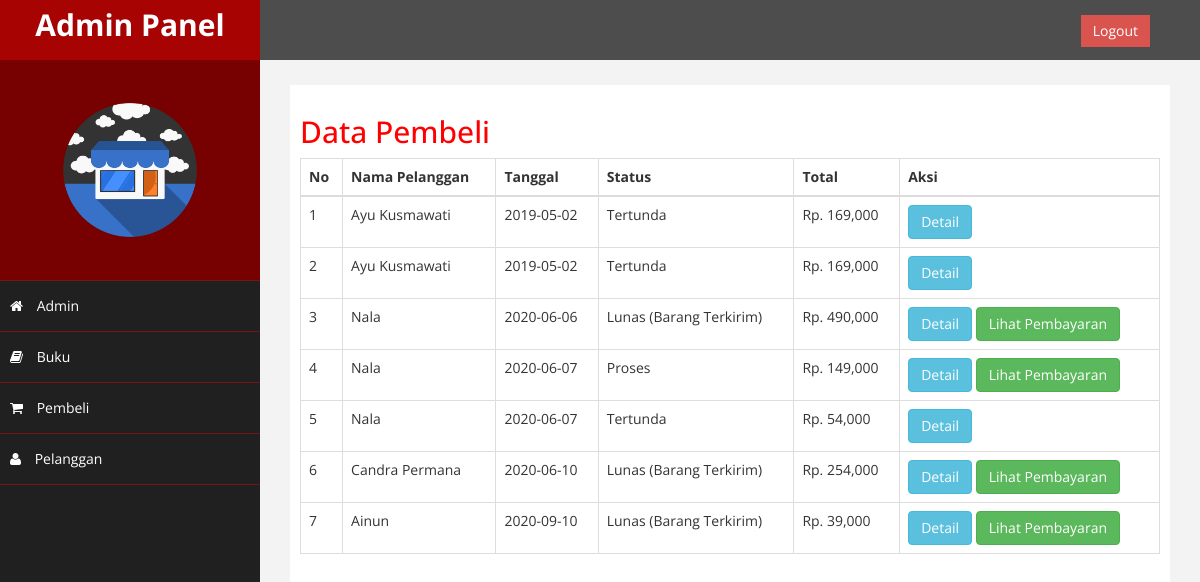
The page /admin/index.php?hal=pembeli (signed in) on the database its author committed.
### tables this page shows
CREATE TABLE `pembelian` (
  `id_pembelian` int(11) NOT NULL,
  `id_pelanggan` int(11) NOT NULL,
  `id_kurir` int(11) NOT NULL,
  `tanggal_pembelian` date NOT NULL,
  `total_pembelian` int(11) NOT NULL,
  `nama_kurir` varchar(100) NOT NULL,
  `tarif` int(11) NOT NULL,
  `alamat_pengiriman` text NOT NULL,
  `status_pembelian` varchar(100) NOT NULL DEFAULT 'Tertunda',
  `resi_pengiriman` varchar(50) NOT NULL
);

CREATE TABLE `pelanggan` (
  `id_pelanggan` int(11) NOT NULL,
  `gmail_pelanggan` varchar(100) NOT NULL,
  `password_pelanggan` varchar(50) NOT NULL,
  `nama_pelanggan` varchar(100) NOT NULL,
  `telepon_pelanggan` varchar(25) NOT NULL
);

### admin/pembeli.php (the view)
<h2>Data Pembeli</h2>
<table class="table table-bordered">
	<thead>
		<tr>
			<th>No</th>
			<th>Nama Pelanggan</th>
			<th>Tanggal</th>
			<th>Status</th>
			<th>Total</th>
			<th>Aksi</th>
		</tr>
	</thead>
	<tbody>
		<?php $nomor=1; ?>
		<?php $ambil = $koneksi->query("SELECT * FROM pembelian JOIN pelanggan ON pembelian.id_pelanggan=pelanggan.id_pelanggan");?>
		<?php while($pecah=$ambil->fetch_assoc()) { ?>
		<tr>
			<td> <?php echo $nomor; ?> </td>
			<td> <?php echo $pecah["nama_pelanggan"]; ?> </td>
			<td> <?php echo $pecah["tanggal_pembelian"]; ?></td>
			<td> <?php echo $pecah["status_pembelian"]; ?></td>
			<td> Rp. <?php echo number_format($pecah["total_pembelian"]); ?></td>
			<td> <a href="index.php?hal=detail&id=<?php echo $pecah['id_pembelian'] ?>" class="btn btn-info">Detail</a>
				<?php if ($pecah['status_pembelian']!=="Tertunda"): ?>
					<a href="index.php?hal=pembayaran&id=<?php echo $pecah['id_pembelian']; ?>" class="btn btn-success">Lihat Pembayaran</a>
				<?php endif ?>
			</td>
		</tr>
		<?php $nomor++ ?>
		<?php } ?>
	</tbody>
</table>

### admin/assets/css/custom.css (style rules this page uses)
body { font-family: 'Open Sans', sans-serif; }
h2 { color: #f00; }

### rows shown on the page
pembelian: id_pelanggan.nama_pelanggan "Ayu Kusmawati", tanggal_pembelian "2019-05-02", status_pembelian "Tertunda", total_pembelian "169,000"
pembelian: id_pelanggan.nama_pelanggan "Ayu Kusmawati", tanggal_pembelian "2019-05-02", status_pembelian "Tertunda", total_pembelian "169,000"
pembelian: id_pelanggan.nama_pelanggan "Nala", tanggal_pembelian "2020-06-06", status_pembelian "Lunas (Barang Terkirim)", total_pembelian "490,000"
pembelian: id_pelanggan.nama_pelanggan "Nala", tanggal_pembelian "2020-06-07", status_pembelian "Proses", total_pembelian "149,000"
pembelian: id_pelanggan.nama_pelanggan "Nala", tanggal_pembelian "2020-06-07", status_pembelian "Tertunda", total_pembelian "54,000"
pembelian: id_pelanggan.nama_pelanggan "Candra Permana", tanggal_pembelian "2020-06-10", status_pembelian "Lunas (Barang Terkirim)", total_pembelian "254,000"
pembelian: id_pelanggan.nama_pelanggan "Ainun", tanggal_pembelian "2020-09-10", status_pembelian "Lunas (Barang Terkirim)", total_pembelian "39,000"
